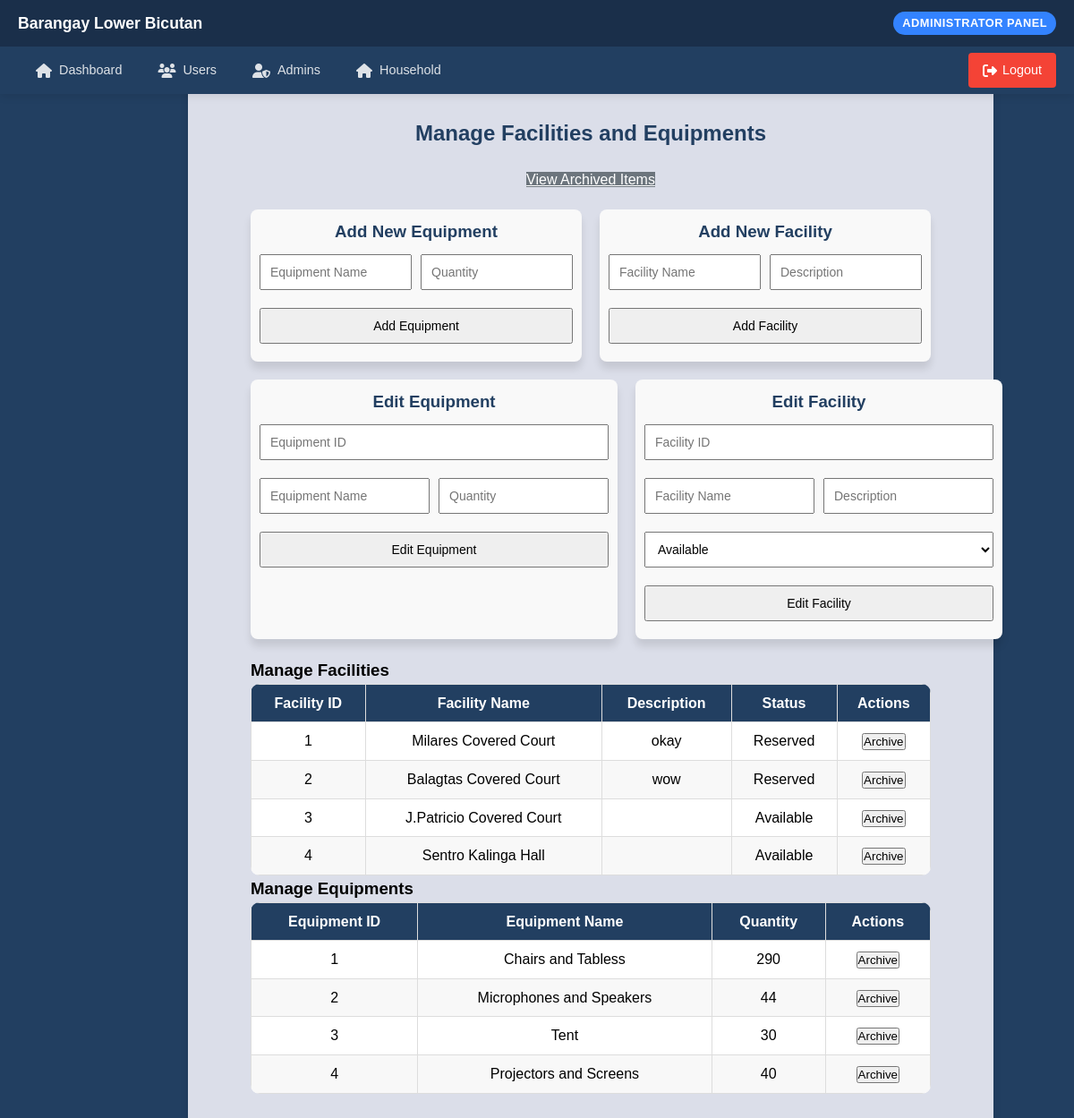
The page /admin/inventory.php (signed in) on the database its author committed.
### tables this page shows
CREATE TABLE `facilities` (
  `facility_id` int(11) NOT NULL,
  `facility_name` varchar(100) NOT NULL,
  `description` text DEFAULT NULL,
  `status` enum('available','reserved') DEFAULT 'available',
  `deleted_at` timestamp NULL DEFAULT NULL,
  `deleted_by` int(11) DEFAULT NULL
);

CREATE TABLE `equipment` (
  `equipment_id` int(11) NOT NULL,
  `equipment_name` varchar(100) NOT NULL,
  `quantity` int(11) NOT NULL,
  `deleted_at` timestamp NULL DEFAULT NULL,
  `deleted_by` int(11) DEFAULT NULL
);

### admin/inventory.php (the view, shortened to what this page needs)
<?php
include '../includes/config.php';
include_once '../includes/adminHeader.php';
$alter_queries = [
    "ALTER TABLE equipment ADD COLUMN IF NOT EXISTS deleted_at TIMESTAMP NULL DEFAULT NULL",
    "ALTER TABLE equipment ADD COLUMN IF NOT EXISTS deleted_by INT NULL",
    "ALTER TABLE facilities ADD COLUMN IF NOT EXISTS deleted_at TIMESTAMP NULL DEFAULT NULL",
    "ALTER TABLE facilities ADD COLUMN IF NOT EXISTS deleted_by INT NULL"
];
foreach ($alter_queries as $query) {
    $conn->query($query);
}
$equipment_sql = "SELECT * FROM equipment WHERE deleted_at IS NULL";
$facility_sql = "SELECT * FROM facilities WHERE deleted_at IS NULL";
$equipment_stmt = $conn->prepare($equipment_sql);
$facility_stmt = $conn->prepare($facility_sql);
if ($equipment_stmt->execute()) {
    $equipments = $equipment_stmt->get_result();
} else {
    echo "Error fetching equipment data.";
    exit();
}
if ($facility_stmt->execute()) {
    $facilities = $facility_stmt->get_result();
} else {
    echo "Error fetching facility data.";
    exit();
}
?>
<!DOCTYPE html>
<html lang="en">
<head>
    <link rel="stylesheet" href="<?php echo $base_url; ?>includes/style/style.css">
</head>
<body>
<div class="admin-container">
    <h2>Manage Facilities and Equipments</h2>
    <div style="text-align: center; margin-bottom: 20px;">
        <a href="archived_items.php" class="archive-btn">View Archived Items</a>
    </div>
    <div class="form-wrapper">
        <div class="form-container">
            <h3>Add New Equipment</h3>
            <form method="POST">
                <div class="input-group">
                    <input type="text" name="equipment_name" placeholder="Equipment Name" required>
                    <input type="number" name="quantity" placeholder="Quantity" required>
                </div>
                <button type="submit" name="add_equipment">Add Equipment</button>
            </form>
        </div>
        <div class="form-container">
            <h3>Add New Facility</h3>
            <form method="POST">
                <div class="input-group">
                    <input type="text" name="facility_name" placeholder="Facility Name" required>
                    <input type="text" name="description" placeholder="Description" required>
                </div>
                <button type="submit" name="add_facility">Add Facility</button>
            </form>
        </div>
    </div>
    <div class="form-wrapper">
        <div class="form-container">
            <h3>Edit Equipment</h3>
            <form method="POST">
                <input type="number" name="equipment_id" placeholder="Equipment ID" required>
                <div class="side-by-side">
                    <input type="text" name="equipment_name" placeholder="Equipment Name" required>
                    <input type="number" name="quantity" placeholder="Quantity" required>
                </div>
                <button type="submit" name="edit_equipment">Edit Equipment</button>
            </form>
        </div>
        <div class="form-container">
            <h3>Edit Facility</h3>
            <form method="POST">
                <input type="number" name="facility_id" placeholder="Facility ID" required>
                <div class="side-by-side">
                    <input type="text" name="facility_name" placeholder="Facility Name" required>
                    <input type="text" name="description" placeholder="Description" required>
                </div>
                <select name="status" required>
                    <option value="available">Available</option>
                </select>
                <button type="submit" name="edit_facility">Edit Facility</button>
            </form>
        </div>
    </div>
<div class="container">
    <h3>Manage Facilities</h3>
    <table class="item-table">
        <thead>
            <tr>
                <th>Facility ID</th>
                <th>Facility Name</th>
                <th>Description</th>
                <th>Status</th>
                <th>Actions</th>
            </tr>
        </thead>
        <tbody>
            <?php while ($row = $facilities->fetch_assoc()) { ?>
                <tr>
                    <td><?php echo htmlspecialchars($row['facility_id'] ?? ''); ?></td>
                    <td><?php echo htmlspecialchars($row['facility_name'] ?? ''); ?></td>
                    <td><?php echo htmlspecialchars($row['description'] ?? ''); ?></td>
                    <td><?php echo ucfirst(htmlspecialchars($row['status'] ?? '')); ?></td>
                    <td class="action-buttons">
                        <form method="POST" onsubmit="return confirm('Are you sure you want to archive this facility?');">
                            <button type="submit" name="delete_facility" class="delete-btn">Archive</button>
                        </form>
                    </td>
                </tr>
            <?php } ?>
        </tbody>
    </table>
</div>
    <div class="container">
        <h3>Manage Equipments</h3>
        <table class="item-table">
            <thead>
                <tr>
                    <th>Equipment ID</th>
                    <th>Equipment Name</th>
                    <th>Quantity</th>
                    <th>Actions</th>
                </tr>
            </thead>
            <tbody>
                <?php while ($row = $equipments->fetch_assoc()) { ?>
                    <tr>
                        <td><?php echo htmlspecialchars($row['equipment_id']); ?></td>
                        <td><?php echo htmlspecialchars($row['equipment_name']); ?></td>
                        <td><?php echo htmlspecialchars($row['quantity']); ?></td>
                        <td class="action-buttons">
                            <form method="POST" onsubmit="return confirm('Are you sure you want to archive this equipment?');">
                                <button type="submit" name="delete_equipment" class="delete-btn">Archive</button>
                            </form>
                        </td>
                    </tr>
                <?php } ?>
            </tbody>
        </table>
    </div>
</div>
</body>
</html>

### includes/style/style.css (style rules this page uses)
body { margin: 0; padding: 0; font-family: Arial, sans-serif; background: #ffffff; margin-left: 120px; padding: 20px; color: #fff; }

### includes/adminHeader.php (style rules this page uses)
* { margin: 0; padding: 0; box-sizing: border-box; }
body { font-family: 'Poppins', sans-serif; color: #333; background-color: #f8f9fa; line-height: 1.6; padding-top: 120px; }

### admin/inventory.php (style rules this page uses)
body { background-color: #223F61; color: black; }
.admin-container { width: 100%; max-width: 900px; margin: 0 auto; padding: 70px; background:rgba(231, 232, 242, 0.94); box-shadow: 0 10px 10px rgba(0, 0, 0, 0.1); border-radius: 10px; display: flex; flex-direction: column; justify-content: space-between; }
h2 { text-align: center; font-size: 24px; color: #223F61; margin-bottom: 20px; }
.form-wrapper { display: flex; justify-content: space-between; gap: 20px; margin-bottom: 20px; }
.form-container { flex: 1; background-color: #f9f9f9; padding: 10px; border-radius: 8px; box-shadow: 0 8px 8px rgba(0, 0, 0, 0.1); }
.form-container h3 { color: #223F61; text-align: center; }
.form-container input, .form-container button, .form-container select { padding: 10px; margin: 10px 0; width: 100%; font-size: 14px; }
table { width: 100%; border-collapse: collapse; background: #fff; border-radius: 10px; overflow: hidden; }
th, td { padding: 8px; text-align: center; border: 1px solid #ddd; }
th { background-color: #223F61; color: white; }
tr:nth-child(even) { background-color: #f8f8f8; }
.input-group { display: flex; gap: 10px; }
.input-group input { flex: 1; }
.side-by-side { display: flex; gap: 10px; }
.side-by-side input { width: calc(50% - 5px); }
input[name="equipment_id"], input[name="facility_id"] { width: 390px; }
.archive-btn { background-color: #6c757d; color: white; }

### rows shown on the page
facilities: facility_id "1", facility_name "Milares Covered Court", description "okay", status "Reserved"
facilities: facility_id "2", facility_name "Balagtas Covered Court", description "wow", status "Reserved"
facilities: facility_id "3", facility_name "J.Patricio Covered Court", status "Available"
facilities: facility_id "4", facility_name "Sentro Kalinga Hall", status "Available"
equipment: equipment_id "1", equipment_name "Chairs and Tabless", quantity "290"
equipment: equipment_id "2", equipment_name "Microphones and Speakers", quantity "44"
equipment: equipment_id "3", equipment_name "Tent", quantity "30"
equipment: equipment_id "4", equipment_name "Projectors and Screens", quantity "40"
